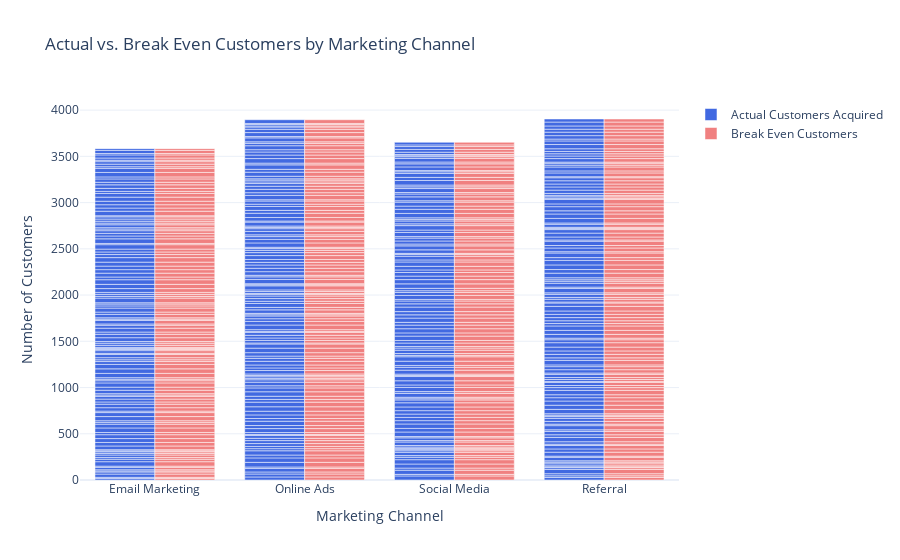

The notebook cell this image was saved under:
### Code cell
fig = go.Figure()

fig.add_trace(go.Bar(x = df['Marketing_Channel'], y =df['New_Customers'], name = 'Actual Customers Acquired', marker_color = 'royalblue'))

fig.add_trace(go.Bar(x = df['Marketing_Channel'], y =df['Break_Even_Customers'], name = 'Break Even Customers', marker_color = 'lightcoral'))

fig.update_layout(barmode = 'group', title = 'Actual vs. Break Even Customers by Marketing Channel', xaxis_title='Marketing Channel', yaxis_title = 'Number of Customers')

fig.show()

### Figure 1 — Plotly figure (JSON) as saved in the notebook; plotly's stock layout.template omitted (floating-point values rounded to 4 significant figures; data arrays with more than 128 entries replaced by an {"elided": "..."} marker saying what was removed)
{"data": [{"marker": {"color": "royalblue"}, "name": "Actual Customers Acquired", "type": "bar", "x": {"elided": "500 str values"}, "y": {"elided": "500 int values"}}, {"marker": {"color": "lightcoral"}, "name": "Break Even Customers", "type": "bar", "x": {"elided": "500 str values"}, "y": {"elided": "500 float values"}}], "layout": {"barmode": "group", "title": {"text": "Actual vs. Break Even Customers by Marketing Channel"}, "xaxis": {"title": {"text": "Marketing Channel"}}, "yaxis": {"title": {"text": "Number of Customers"}}}}
